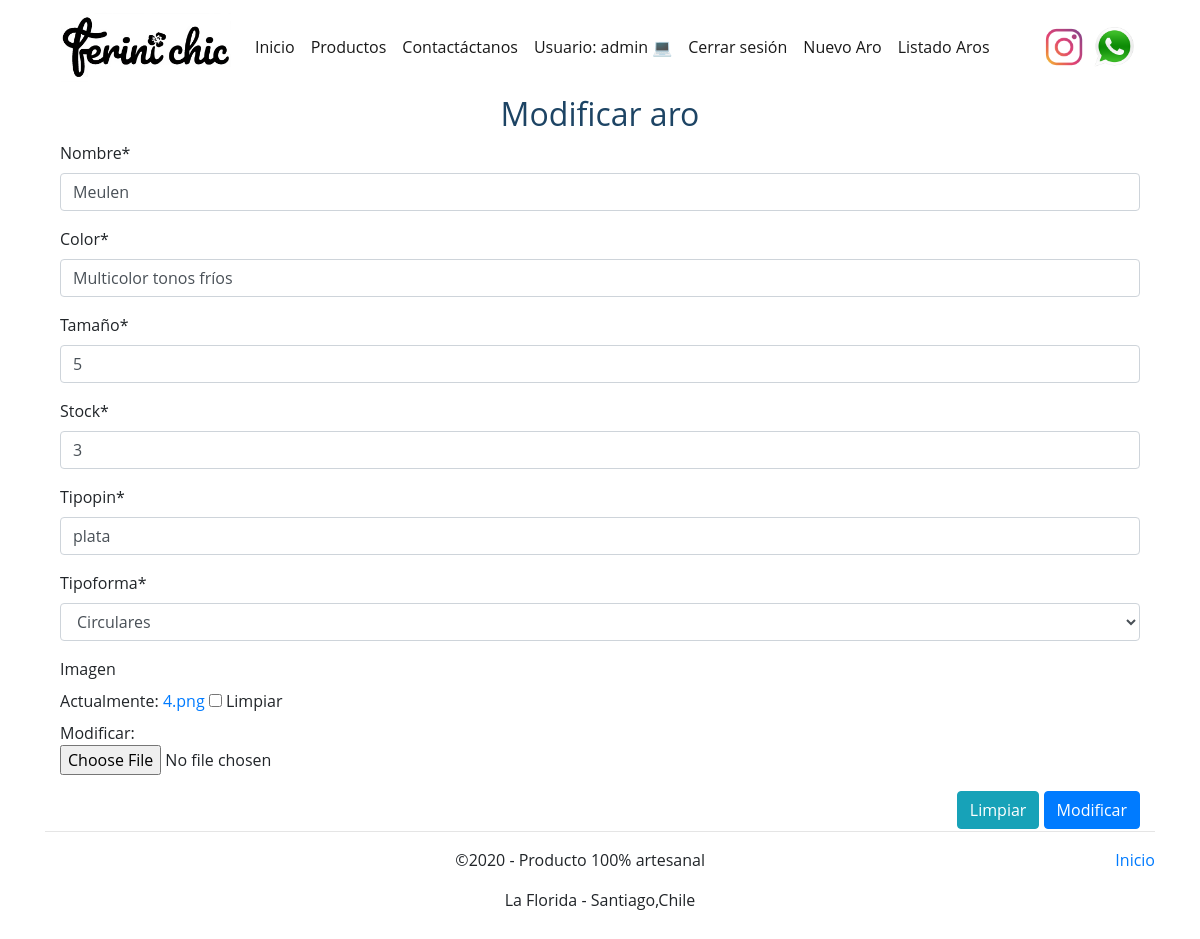
The app's page /modificar_aro/13 (signed in) with its own data.
### core/models.py (models this page shows, shortened)
class Aro (models.Model):
    nombre= models.CharField(max_length=90)
    color= models.CharField(max_length=30)
    tamaño= models.IntegerField()
    stock= models.IntegerField()
    tipoPin= models.CharField(max_length=20)
    tipoforma= models.ForeignKey(TipoAro, on_delete=models.CASCADE)
    imagen = models.ImageField(null=True, blank =True)

### core/views.py (the view)
# urls.py: path('modificar_aro/<id>', modificar_aro, name="modificar_aro"),
@permission_required('core.change_aro')
def modificar_aro(request, id):
    aro= Aro.objects.get(id=id)
    data = {
        'form': AroForm(instance=aro)
    }
    if request.method =='POST':
        formulario = AroForm(data=request.POST, instance=aro, files=request.FILES)
        if formulario.is_valid():
            formulario.save()
            data['mensaje']="Modificado correctamente"
            data['form'] = AroForm(instance=Aro.objects.get(id=id))
    return render (request,'core/modificar_aro.html', data)

### core/forms.py
class AroForm(ModelForm):
    nombre= forms.CharField(min_length=2, max_length=90)
    color= forms.CharField(min_length=4, max_length=30)
    tamaño= forms.IntegerField(min_value=1, max_value=10)
    stock= forms.IntegerField(min_value=0, max_value=50)
    tipoPin= forms.CharField(min_length=3, max_length=20)
    class Meta:
        model = Aro
        fields = ['nombre','color','tamaño','stock','tipoPin','tipoforma','imagen']

### core/models.py (called while the page is built)
    def __str__(self):
        return self.nombreT

### core/templates/core/modificar_aro.html (shortened to what this page needs)
{% extends 'core/baseEstructura.html' %}
{% load static %}
{%block css%}
<link rel="stylesheet" href="{% static 'core/css/estiloIndex.css'%}">
{%endblock%}
{% block contenido %}
{% load crispy_forms_tags %}
<div class="container">
    <h2>Modificar aro</h2>
<form action=" " method="POST" enctype="multipart/form-data">
    <table>
        {{ form | crispy }}
    </table>
    <div class="float-right">
        <input type="reset" value="Limpiar" class="btn btn-info">
        <input type="submit" value="Modificar" class="btn btn-primary">
    </div>
</form>
</div>
{%endblock%}

### core/templates/core/baseEstructura.html (shortened to what this page needs)
<!doctype html  >
<html lang="en">
  <head>
    <link rel="stylesheet" href="https://cdn.jsdelivr.net/npm/bootstrap@4.5.3/dist/css/bootstrap.min.css">
    {% load static %}
    {%block css%}
    {%endblock%}
  </head>
  <body>
    <div id="barra" class="container">
        <nav class ="navbar navbar-expand-lg navbar-light  bg-white">
            <a class="navbar-brand">
                <img id="logo" src="{% static 'core/imagenes/logoo.png'%}"   alt="logo">
            </a>
            <div class="collapse navbar-collapse" id="menu">
                <ul class="navbar-nav mr-auto">
                    <li class="nav-item active">
                        <a href="{% url 'home'%}" class="nav-link">Inicio</a>
                    </li>
                    <li class="nav-item active">
                        <a href="{% url 'aros'%}" class="nav-link">Productos</a>
                    </li>
                    <li class="nav-item active">
                        <a href="{% url 'Contacto'%}" class="nav-link">Contactáctanos</a>
                    </li>
                    {%if user.is_authenticated%}
                      <li class="nav-item active">
                        <a href="#" class="nav-link"> Usuario: {{ user.username}} 💻</a>
                      </li>
                      <li class="nav-item active">
                        <a href="{% url 'logout'%}" class="nav-link"> Cerrar sesión</a>
                      </li>
                      <li class="nav-item active">
                        <a href="{%url 'nuevo_aro'%}"  class="nav-link">Nuevo Aro</a>
                      </li>
                      <li class="nav-item active">
                        <a href="{%url 'ListadoAros'%}"  class="nav-link">Listado Aros</a>
                      </li>
                    {% endif %}
                </ul>
                <span class="navbar-text">
                  <a href="https://www.instagram.com/ferini_chic/?hl=es-la" target="blank"><img class="redes" src="{% static 'core/imagenes/insta.png'%}" alt=""></a>
                </span>
                <span class="navbar-text">
                  <a href="https://api.whatsapp.com/send?phone=56950596898" target="blank"><img class="redes" src="{% static 'core/imagenes/wp.png'%}"  alt=""></a>
                </span>
            </div>
          </nav>
    <div id="contenidoPrincipal">
        {% block contenido %}
        {%endblock%}
    </div>
  </div>
  <footer class="container">
    <hr class="colorhr featurette-divider">
    <p class="float-right"><a href="#">Inicio</a></p>
    <p class="elFooter">&copy;2020  - Producto 100% artesanal   </p>
    <p class="elFooter"> La Florida - Santiago,Chile </p>
  </footer>
  </body>
</html>

### core/static/core/css/estiloIndex.css (style rules this page uses)
* { margin: 0px; padding: 0px; }
footer { padding: 1.5em; }
.elFooter { text-align: center; }
#logo { width : 170px; }
.redes { height: 50px; padding: 5px; }
body { font-family: 'Open Sans', sans-serif; }
h2 { color: #1d4464; text-align: center; }

### records on screen
Aro: nombre "Meulen", color "Multicolor tonos fríos", tamaño "5", stock "3", tipoPin "plata", tipoforma "Circulares"

### other values on screen
{{ user.username }} "admin"
